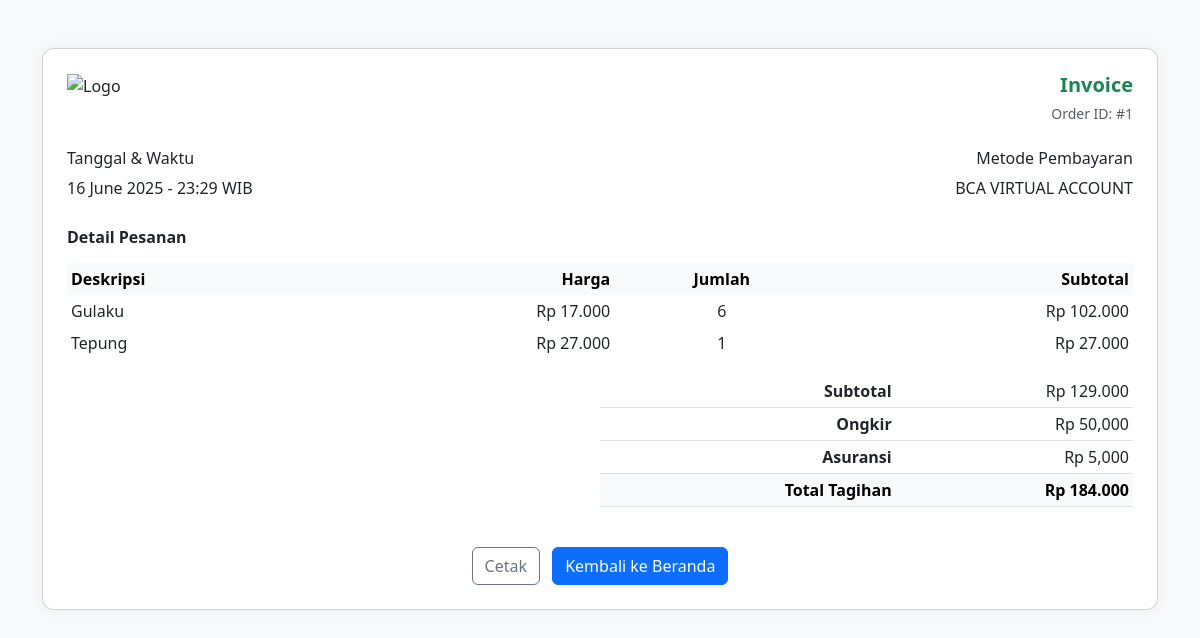
/views/customer/invoice.php?id=1 (signed in), run on the app's committed database.
### tables this page shows
CREATE TABLE `pembayaran` (
  `id` int(11) NOT NULL,
  `metode` varchar(50) DEFAULT NULL,
  `total` int(11) DEFAULT NULL,
  `tanggal` datetime DEFAULT NULL
);

CREATE TABLE `pesanan` (
  `id` int(11) NOT NULL,
  `id_pembayaran` int(11) DEFAULT NULL,
  `id_produk` int(11) DEFAULT NULL,
  `jumlah` int(11) DEFAULT NULL,
  `harga_satuan` int(11) DEFAULT NULL,
  `subtotal` int(11) DEFAULT NULL,
  `status` varchar(50) DEFAULT 'Menunggu'
);

CREATE TABLE `produk` (
  `ID_Produk` int(11) NOT NULL,
  `nama_produk` varchar(50) NOT NULL,
  `harga` int(50) NOT NULL,
  `kategori` varchar(50) NOT NULL,
  `Stok` int(50) NOT NULL,
  `deskripsi` varchar(50) NOT NULL,
  `gambar` varchar(50) NOT NULL,
  `satuan` varchar(50) DEFAULT NULL,
  `harga_diskon` int(11) DEFAULT NULL
);

### views/customer/invoice.php (the view, shortened to what this page needs)
<?php
include 'koneksi.php';
$id = $_GET['id'] ?? 0;
$id = (int)$id;
$stmt = $conn->prepare("SELECT * FROM pembayaran WHERE id = ?");
$stmt->bind_param("i", $id);
$stmt->execute();
$pembayaran = $stmt->get_result()->fetch_assoc();
$stmt = $conn->prepare("
    SELECT p.*, pr.nama_produk
    FROM pesanan p
    JOIN produk pr ON p.id_produk = pr.ID_Produk
    WHERE p.id_pembayaran = ?
");
$stmt->bind_param("i", $id);
$stmt->execute();
$items = $stmt->get_result()->fetch_all(MYSQLI_ASSOC);
$order_date = date('d F Y');
$order_time = date('H:i');
$ongkir = 50000;
$asuransi = 5000;
$total_tagihan = $pembayaran['total'];
$subtotal = $total_tagihan - $ongkir - $asuransi;
?>
<!DOCTYPE html>
<html lang="id">
<head>
    <link href="https://cdn.jsdelivr.net/npm/bootstrap@5.3.0/dist/css/bootstrap.min.css" rel="stylesheet">
</head>
<body>
    <div class="container my-5">
        <div class="card invoice-card p-4">
            <div class="d-flex justify-content-between align-items-center mb-4">
                <img src="assets/logo.png" alt="Logo" style="height: 50px;">
                <div class="text-end">
                    <h5 class="mb-1 fw-bold text-success">Invoice</h5>
                    <small class="text-muted">Order ID: #<?= $pembayaran['id'] ?></small>
                </div>
            </div>
            <div class="row mb-4">
                <div class="col-md-6">
                    <h6>Tanggal & Waktu</h6>
                    <p class="mb-1"><?= $order_date ?> - <?= $order_time ?> WIB</p>
                </div>
                <div class="col-md-6 text-md-end">
                    <h6>Metode Pembayaran</h6>
                    <p class="mb-1"><?= strtoupper($pembayaran['metode']) ?></p>
                </div>
            </div>
            <h6 class="fw-semibold mb-3">Detail Pesanan</h6>
            <table class="table table-sm table-borderless">
                <thead class="table-light">
                    <tr>
                        <th>Deskripsi</th>
                        <th class="text-end">Harga</th>
                        <th class="text-center">Jumlah</th>
                        <th class="text-end">Subtotal</th>
                    </tr>
                </thead>
                <tbody>
                    <?php foreach ($items as $item): ?>
                    <tr>
                        <td><?= htmlspecialchars($item['nama_produk']) ?></td>
                        <td class="text-end">Rp <?= number_format($item['harga_satuan'], 0, ',', '.') ?></td>
                        <td class="text-center"><?= $item['jumlah'] ?></td>
                        <td class="text-end">Rp <?= number_format($item['subtotal'], 0, ',', '.') ?></td>
                    </tr>
                    <?php endforeach; ?>
                </tbody>
            </table>
            <div class="d-flex justify-content-end">
                <div class="w-50">
                    <table class="table table-sm">
                        <tr>
                            <td class="text-end fw-bold">Subtotal</td>
                            <td class="text-end">Rp <?= number_format($subtotal, 0, ',', '.') ?></td>
                        </tr>
                        <tr>
                            <td class="text-end fw-bold">Ongkir</td>
                            <td class="text-end">Rp <?= number_format($ongkir) ?></td>
                        </tr>
                        <tr>
                            <td class="text-end fw-bold">Asuransi</td>
                            <td class="text-end">Rp <?= number_format($asuransi) ?></td>
                        </tr>
                        <tr class="table-light">
                            <td class="text-end fw-bold">Total Tagihan</td>
                            <td class="text-end fw-bold">Rp <?= number_format($total_tagihan, 0, ',', '.') ?></td>
                        </tr>
                    </table>
                </div>
            </div>
            <div class="text-center mt-4">
                <button onclick="window.print()" class="btn btn-outline-secondary me-2">
                    Cetak
                </button>
                <a href="produk.php" class="btn btn-primary">Kembali ke Beranda</a>
            </div>
        </div>
    </div>
</body>
</html>

### views/customer/invoice.php (style rules this page uses)
body { background-color: #f7f9fb; }
.invoice-card { border-radius: 12px; box-shadow: 0 0 15px rgba(0,0,0,0.05); }

### data on the page
pembayaran: id "1", metode "BCA VIRTUAL ACCOUNT", total "129.000", total "184.000"
pesanan: id_produk.nama_produk "Gulaku", harga_satuan "17.000", jumlah "6", subtotal "102.000"
pesanan: id_produk.nama_produk "Tepung", harga_satuan "27.000", jumlah "1", subtotal "27.000"

### other printed values
$ongkir "50,000"
$asuransi "5,000"
